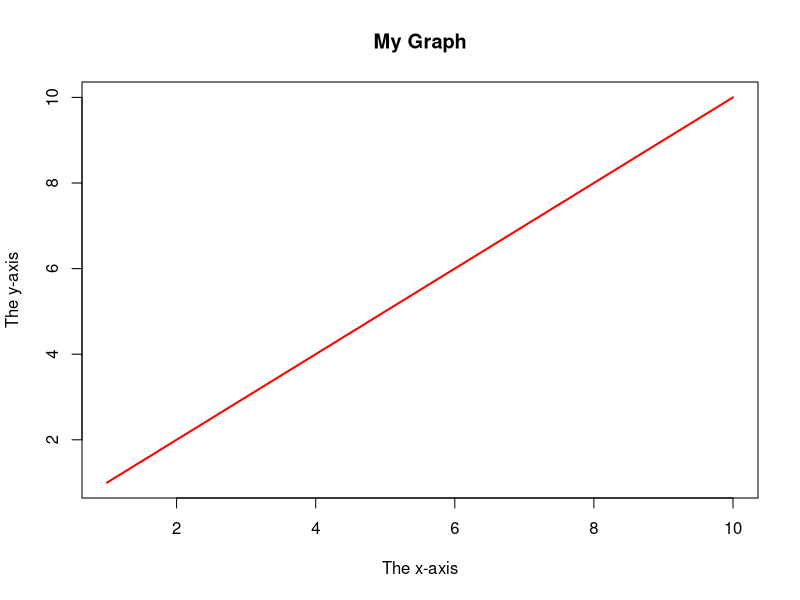

Write the R code that produced this figure.
plot(1:10, main="My Graph", xlab="The x-axis", ylab="The y-axis",
     col="red",
     type="l",
     lwd = 2,
     cex = 1,
     pch = 20)
